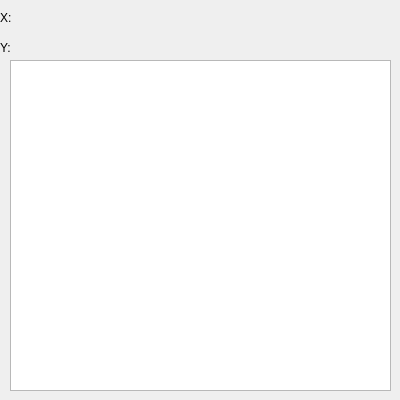
<?xml version="1.0" encoding="UTF-8"?>
<ui version="4.0">
 <class>CoordWindow</class>
 <widget class="QDialog" name="CoordWindow">
  <property name="geometry">
   <rect>
    <x>0</x>
    <y>0</y>
    <width>400</width>
    <height>400</height>
   </rect>
  </property>
  <property name="windowTitle">
   <string>Dialog</string>
  </property>
  <widget class="QWidget" name="layoutWidget">
   <property name="geometry">
    <rect>
     <x>0</x>
     <y>10</y>
     <width>101</width>
     <height>16</height>
    </rect>
   </property>
   <layout class="QHBoxLayout" name="horizontalLayout">
    <item>
     <widget class="QLabel" name="_lable1">
      <property name="text">
       <string>X:</string>
      </property>
     </widget>
    </item>
    <item>
     <widget class="QLabel" name="_lable_value_x">
      <property name="text">
       <string/>
      </property>
     </widget>
    </item>
   </layout>
  </widget>
  <widget class="QWidget" name="layoutWidget">
   <property name="geometry">
    <rect>
     <x>0</x>
     <y>40</y>
     <width>101</width>
     <height>16</height>
    </rect>
   </property>
   <layout class="QHBoxLayout" name="horizontalLayout_2">
    <item>
     <widget class="QLabel" name="_lable2">
      <property name="text">
       <string>Y:</string>
      </property>
     </widget>
    </item>
    <item>
     <widget class="QLabel" name="_lable_value_y">
      <property name="text">
       <string/>
      </property>
     </widget>
    </item>
   </layout>
  </widget>
  <widget class="QGraphicsView" name="graphicsView">
   <property name="geometry">
    <rect>
     <x>10</x>
     <y>60</y>
     <width>381</width>
     <height>331</height>
    </rect>
   </property>
  </widget>
 </widget>
 <resources/>
 <connections/>
</ui>
